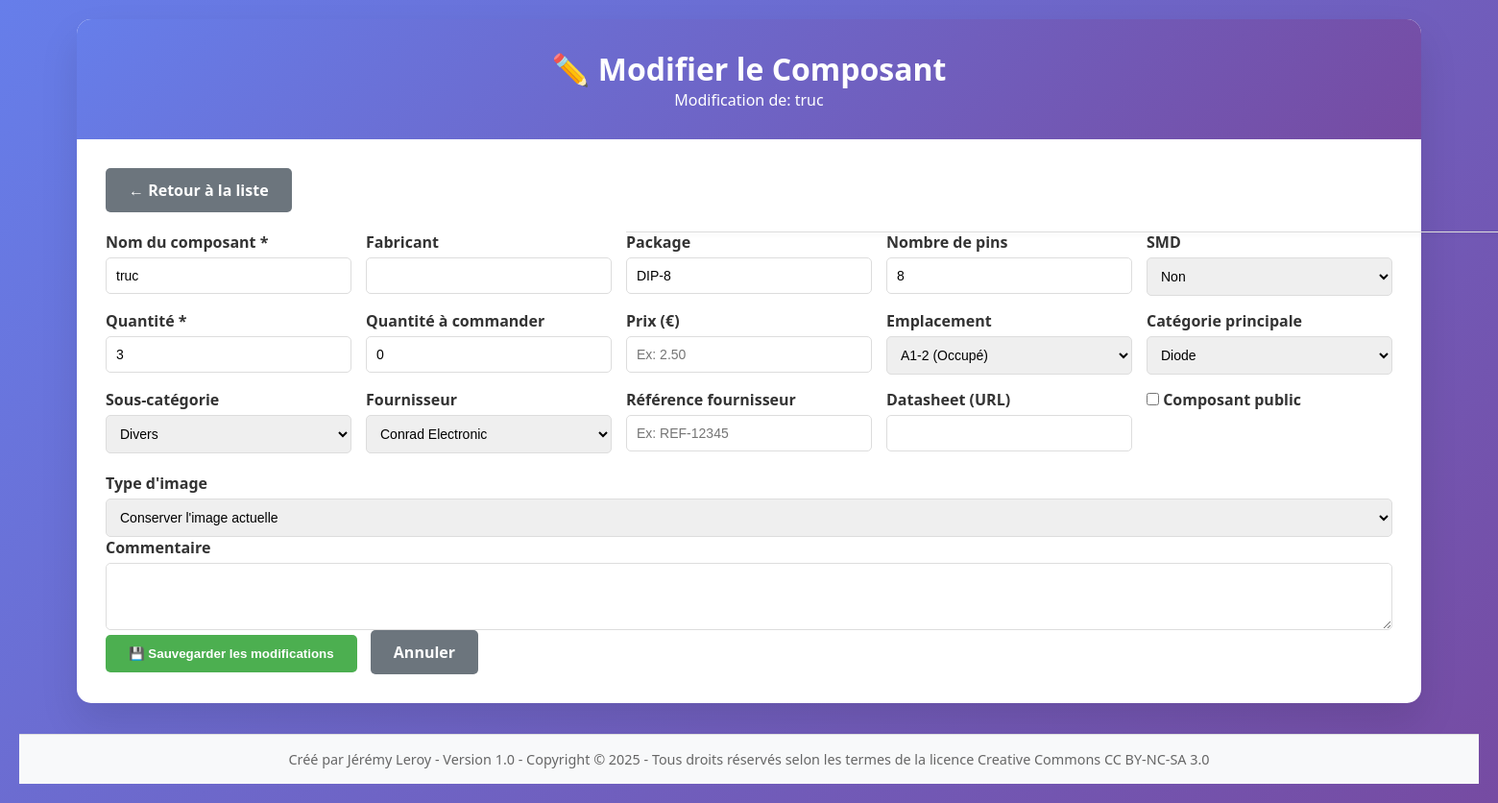
/edit_component.php?id=1000 (signed in), run on the app's committed database.
### tables this page shows
CREATE TABLE `data` (
  `id` int(11) NOT NULL,
  `owner` int(11) NOT NULL,
  `name` varchar(255) DEFAULT NULL,
  `manufacturer` varchar(255) DEFAULT NULL,
  `package` varchar(255) DEFAULT NULL,
  `pins` int(11) DEFAULT NULL,
  `smd` varchar(255) DEFAULT NULL,
  `quantity` int(11) DEFAULT 0,
  `location_id` int(11) DEFAULT NULL,
  `order_quantity` int(11) DEFAULT 0,
  `price` decimal(10,2) DEFAULT NULL,
  `datasheet` varchar(255) DEFAULT NULL,
  `comment` varchar(255) DEFAULT NULL,
  `category` int(11) DEFAULT NULL,
  `public` varchar(255) DEFAULT NULL,
  `url` varchar(255) DEFAULT NULL,
  `image_path` varchar(255) DEFAULT NULL,
  `created_at` timestamp NOT NULL DEFAULT current_timestamp(),
  `supplier_id` int(11) DEFAULT NULL,
  `supplier_reference` varchar(255) DEFAULT NULL
);

CREATE TABLE `location` (
  `id` int(11) NOT NULL,
  `owner` int(11) NOT NULL,
  `casier` varchar(255) DEFAULT NULL,
  `tiroir` varchar(255) DEFAULT NULL,
  `compartiment` varchar(255) DEFAULT NULL,
  `description` text DEFAULT NULL,
  `created_at` timestamp NOT NULL DEFAULT current_timestamp()
);

CREATE TABLE `category_sub` (
  `id` int(11) NOT NULL,
  `name` varchar(255) DEFAULT NULL,
  `category_head_id` int(11) DEFAULT NULL
);

CREATE TABLE `category_head` (
  `id` int(11) NOT NULL,
  `name` varchar(255) DEFAULT NULL
);

CREATE TABLE `suppliers` (
  `id` int(11) NOT NULL,
  `name` varchar(255) NOT NULL,
  `contact_person` varchar(255) DEFAULT NULL,
  `email` varchar(255) DEFAULT NULL,
  `phone` varchar(50) DEFAULT NULL,
  `website` varchar(255) DEFAULT NULL,
  `address` text DEFAULT NULL,
  `logo_path` varchar(255) DEFAULT NULL,
  `notes` text DEFAULT NULL,
  `created_at` timestamp NOT NULL DEFAULT current_timestamp(),
  `updated_at` timestamp NOT NULL DEFAULT current_timestamp() ON UPDATE current_timestamp(),
  `owner` int(11) NOT NULL DEFAULT 1
);

### edit_component.php (the view, shortened to what this page needs)
<?php
$component_id = (int)$_GET['id'];
try {
    $pdo = getConnection();
    $stmt = $pdo->prepare("SELECT * FROM data WHERE id = ? AND owner = ?");
    $stmt->execute([$component_id, $_SESSION['user_id']]);
    $component = $stmt->fetch();
    $stmt = $pdo->query("SELECT * FROM category_head ORDER BY name");
    $categories = $stmt->fetchAll();
    $stmt = $pdo->query("SELECT cs.*, ch.name as parent_name, cs.category_head_id as parent_id FROM category_sub cs LEFT JOIN category_head ch ON cs.category_head_id = ch.id ORDER BY cs.category_head_id, cs.name");
    $subcategories = $stmt->fetchAll();
    $component_category_head = null;
    if ($component['category']) {
        foreach ($subcategories as $subcat) {
            if ($subcat['id'] == $component['category']) {
                $component_category_head = $subcat['parent_id'];
                break;
            }
        }
    }
$stmt = $pdo->prepare("SELECT l.*, COUNT(d.id) as component_count
                      FROM location l
                      LEFT JOIN data d ON l.id = d.location_id AND d.owner = ?
                      WHERE l.owner = ?
                      GROUP BY l.id
                      ORDER BY
                        CASE WHEN COUNT(d.id) = 0 THEN 0 ELSE 1 END,
                        l.casier, l.tiroir, l.compartiment");
$stmt->execute([$_SESSION['user_id'], $_SESSION['user_id']]);
$locations = $stmt->fetchAll();
    $stmt = $pdo->query("SELECT * FROM suppliers ORDER BY name");
    $suppliers = $stmt->fetchAll();
} catch(PDOException $e) {
    error_log("Erreur lors de la modification du composant : " . $e->getMessage());
    header('Location: components.php?error=database_error');
    exit();
}
?>
<!DOCTYPE html>
<html lang="fr">
<head>
</head>
<body>
    <div class="container">
        <div class="header">
            <h1>✏️ Modifier le Composant</h1>
            <p>Modification de: <?php echo htmlspecialchars($component['name']); ?></p>
        </div>
        <div class="content">
            <div class="back-link">
                <a href="components.php" class="btn btn-secondary">← Retour à la liste</a>
            </div>
            <form method="POST" enctype="multipart/form-data">
                <div class="form-grid">
                    <div class="form-group">
                        <label for="name">Nom du composant *</label>
                        <input type="text" id="name" name="name" value="<?php echo htmlspecialchars($component['name']); ?>" required>
                    </div>
                    <div class="form-group">
                        <label for="manufacturer">Fabricant</label>
                        <input type="text" id="manufacturer" name="manufacturer" value="<?php echo htmlspecialchars($component['manufacturer'] ?? ''); ?>">
                    </div>
                    <div class="form-group">
                        <label for="package">Package</label>
                        <input type="text" id="package" name="package" value="<?php echo htmlspecialchars($component['package'] ?? ''); ?>" autocomplete="off">
                        <div id="package-suggestions" class="autocomplete-suggestions"></div>
                    </div>
                    <div class="form-group">
                        <label for="pins">Nombre de pins</label>
                        <input type="number" id="pins" name="pins" value="<?php echo $component['pins'] ?? ''; ?>">
                    </div>
                    <div class="form-group">
                        <label for="smd">SMD</label>
                        <select id="smd" name="smd">
                            <option value="No" <?php echo $component['smd'] === 'No' ? 'selected' : ''; ?>>Non</option>
                        </select>
                    </div>
                    <div class="form-group">
                        <label for="quantity">Quantité *</label>
                        <input type="number" id="quantity" name="quantity" value="<?php echo $component['quantity']; ?>" required>
                    </div>
                    <div class="form-group">
                        <label for="order_quantity">Quantité à commander</label>
                        <input type="number" id="order_quantity" name="order_quantity" value="<?php echo $component['order_quantity'] ?? 0; ?>">
                    </div>
                    <div class="form-group">
                        <label for="price">Prix (€)</label>
                        <input type="number" id="price" name="price" step="0.01" min="0" value="<?php echo $component['price'] ?? ''; ?>" placeholder="Ex: 2.50">
                    </div>
                    <div class="form-group">
                        <label for="location_id">Emplacement</label>
                        <select id="location_id" name="location_id">
                            <?php foreach ($locations as $location): ?>
                                <?php
                                $isOccupied = $location['component_count'] > 0;
                                $statusClass = $isOccupied ? 'location-occupied' : 'location-available';
                                $statusText = $isOccupied ? ' (Occupé)' : ' (Disponible)';
                                ?>
                                <option value="<?php echo $location['id']; ?>" class="<?php echo $statusClass; ?>" <?php echo $component['location_id'] == $location['id'] ? 'selected' : ''; ?>>
                                    <?php echo htmlspecialchars("{$location['casier']}{$location['tiroir']}-{$location['compartiment']}"); ?><?php echo $statusText; ?>
                                </option>
                            <?php endforeach; ?>
                        </select>
                    </div>
                    <div class="form-group">
                        <label for="category_head">Catégorie principale</label>
                        <select id="category_head" name="category_head" onchange="updateSubcategories()">
                            <?php foreach ($categories as $cat): ?>
                                <option value="<?php echo $cat['id']; ?>" <?php echo $component_category_head == $cat['id'] ? 'selected' : ''; ?>>
                                    <?php echo htmlspecialchars($cat['name']); ?>
                                </option>
                            <?php endforeach; ?>
                        </select>
                    </div>
                    <div class="form-group">
                        <label for="category">Sous-catégorie</label>
                        <select id="category" name="category" onchange="loadSubcategoryImages()">
                            <option value="">Sélectionner d'abord une catégorie principale</option>
                        </select>
                    </div>
                    <div class="form-group">
                        <label for="supplier_id">Fournisseur</label>
                        <select id="supplier_id" name="supplier_id">
                            <?php foreach ($suppliers as $supplier): ?>
                                <option value="<?php echo $supplier['id']; ?>" <?php echo $component['supplier_id'] == $supplier['id'] ? 'selected' : ''; ?>>
                                    <?php echo htmlspecialchars($supplier['name']); ?>
                                </option>
                            <?php endforeach; ?>
                        </select>
                    </div>
                    <div class="form-group">
                        <label for="supplier_reference">Référence fournisseur</label>
                        <input type="text" id="supplier_reference" name="supplier_reference" value="<?php echo htmlspecialchars($component['supplier_reference'] ?? ''); ?>" placeholder="Ex: REF-12345">
                    </div>
                    <div class="form-group">
                        <label for="datasheet">Datasheet (URL)</label>
                        <input type="url" id="datasheet" name="datasheet" value="<?php echo htmlspecialchars($component['datasheet'] ?? ''); ?>">
                    </div>
                    <div class="form-group">
                        <label for="public">
                            <input type="checkbox" id="public" name="public" value="1" <?php echo $component['public'] === 'Yes' ? 'checked' : ''; ?>>
                            Composant public
                        </label>
                    </div>
                </div>
                <div class="form-group">
                    <label for="image_type">Type d'image</label>
                    <select id="image_type" name="image_type" onchange="toggleImageInput()">
                        <option value="">Conserver l'image actuelle</option>
                    </select>
                </div>
                <div class="form-group">
                    <label for="comment">Commentaire</label>
                    <textarea id="comment" name="comment" rows="3"><?php echo htmlspecialchars($component['comment'] ?? ''); ?></textarea>
                </div>
                <button type="submit" class="btn btn-primary">💾 Sauvegarder les modifications</button>
                <a href="components.php" class="btn btn-secondary">Annuler</a>
            </form>
        </div>
    </div>
    <footer style="margin-top: 2rem; padding: 1rem; text-align: center; border-top: 1px solid #ddd; background-color: #f8f9fa; color: #666; font-size: 0.9em;">
        Créé par Jérémy Leroy - Version 1.0 - Copyright © 2025 - Tous droits réservés selon les termes de la licence Creative Commons CC BY-NC-SA 3.0
    </footer>
</body>
</html>

### edit_component.php (style rules this page uses)
* { margin: 0; padding: 0; box-sizing: border-box; }
body { font-family: 'Segoe UI', Tahoma, Geneva, Verdana, sans-serif; background: linear-gradient(135deg, #667eea 0%, #764ba2 100%); min-height: 100vh; padding: 20px; }
.container { max-width: 1400px; margin: 0 auto; background: white; border-radius: 15px; box-shadow: 0 20px 40px rgba(0,0,0,0.1); overflow: hidden; }
.header { background: linear-gradient(135deg, #667eea 0%, #764ba2 100%); color: white; padding: 30px; text-align: center; }
.content { padding: 30px; }
.form-grid { display: grid; grid-template-columns: repeat(auto-fit, minmax(250px, 1fr)); gap: 15px; margin-bottom: 20px; }
.form-group { display: flex; flex-direction: column; }
.form-group label { margin-bottom: 5px; font-weight: bold; color: #333; }
.form-group input, .form-group select, .form-group textarea { padding: 10px; border: 1px solid #ddd; border-radius: 5px; font-size: 14px; }
.btn { padding: 12px 24px; border: none; border-radius: 5px; cursor: pointer; text-decoration: none; font-weight: bold; transition: all 0.3s ease; display: inline-block; margin-right: 10px; }
.btn-primary { background: #4CAF50; color: white; }
.btn-secondary { background: #6c757d; color: white; }
.back-link { margin-bottom: 20px; }
.location-occupied { background-color: #f8d7da !important; color: #721c24 !important; }
.autocomplete-suggestions { position: absolute; background: white; border: 1px solid #ddd; border-top: none; max-height: 200px; overflow-y: auto; z-index: 1000; width: 100%; box-shadow: 0 2px 5px rgba(0,0,0,0.1); }

### data on the page
data: name "truc", package "DIP-8", pins "8", smd "Non", quantity "3", order_quantity "0", location_id "A1-2 (Occupé)", supplier_id "Conrad Electronic"
category_sub: category_head "Diode"
